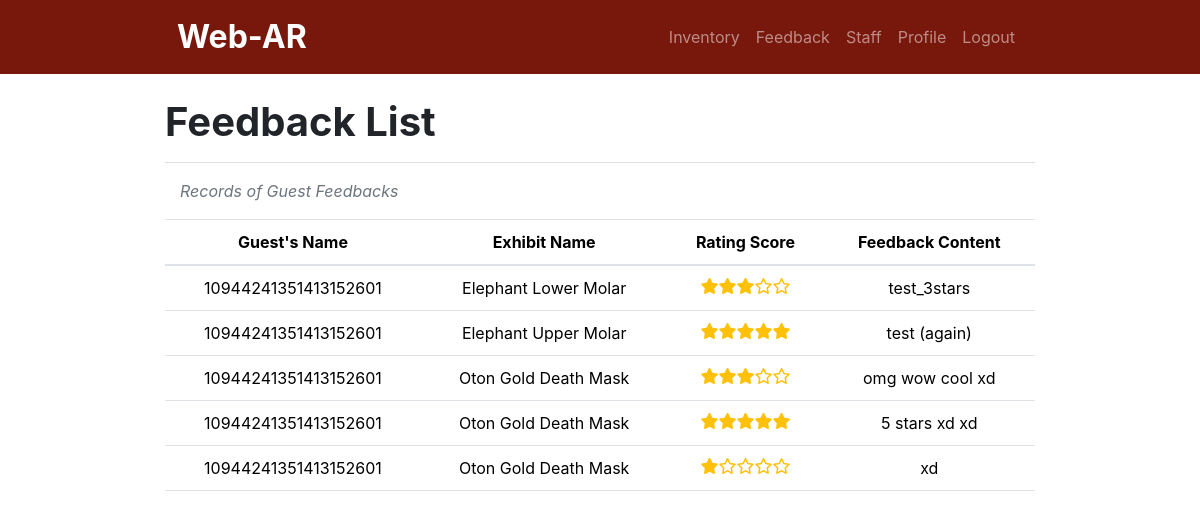
The app's page /inventory/feedback.php (signed in), older data.
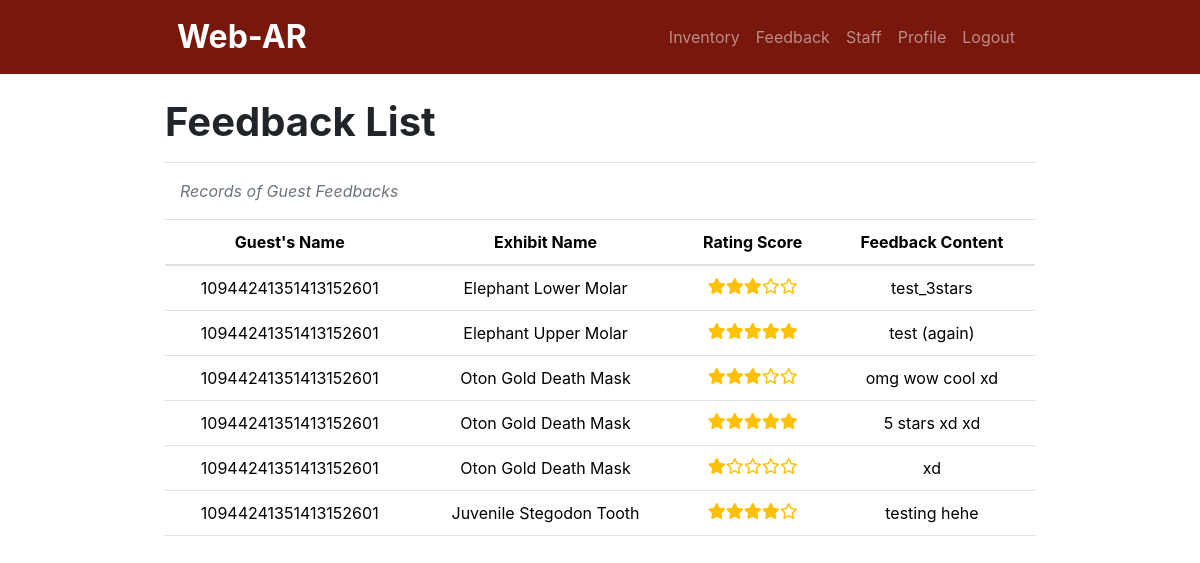
The same page, newer data.
### tables this page shows
CREATE TABLE `feedback` (
  `feedbackID` int(11) NOT NULL,
  `guestID` int(11) NOT NULL,
  `exhibitID` int(11) NOT NULL,
  `ratingScore` tinyint(1) NOT NULL,
  `feedbackTitle` text NOT NULL,
  `feedbackContent` text NOT NULL,
  `feedbackDate` date NOT NULL
);

CREATE TABLE `guest` (
  `guestID` int(11) NOT NULL,
  `guestGoogleID` varchar(20) NOT NULL,
  `guestGoogleEmail` text NOT NULL
);

CREATE TABLE `exhibit` (
  `exhibitID` int(11) NOT NULL,
  `exhibitCode` varchar(20) NOT NULL,
  `exhibitName` text NOT NULL,
  `exhibitInformation` longtext NOT NULL,
  `exhibitModel` longtext NOT NULL,
  `isActive` tinyint(1) NOT NULL DEFAULT 1 COMMENT '1 - active'
);

### inventory/feedback.php (the view, shortened to what this page needs)
<?php
    include '../header.php';
    include 'navbar.php';
    include '../db_connect.php';
?>
<div class="container w-75">
    <h1 class="text-start fw-bold mt-4">Feedback List</h1>
    <hr style="height:1px;border-width:0;color:gray;background-color:gray">
    <div class="container d-flex justify-content-between align-items-center">
        <p class="text-muted fst-italic">Records of Guest Feedbacks</p>
    </div>
    <div class="table-responsive">
        <table class="table table-hover">
            <thead class="text-center">
                <tr>
                    <th scope="col">Guest's Name</th>
                    <th scope="col">Exhibit Name</th>
                    <th scope="col">Rating Score</th>
                    <th scope="col">Feedback Content</th>
                </tr>
            </thead>
            <tbody>
                <?php
                $q = "SELECT feedback.*, guest.guestGoogleID, exhibit.exhibitName
                    FROM feedback
                    LEFT JOIN exhibit ON feedback.exhibitID = exhibit.exhibitID
                    LEFT JOIN guest ON feedback.guestID = guest.guestID";
                $r = mysqli_query($conn, $q);
                while ($row = mysqli_fetch_assoc($r)) {
                    $guestGoogleID        = $row['guestGoogleID'];
                    $exhibitName          = $row['exhibitName'];
                    $guestRating          = $row['ratingScore'];
                    $guestFeedback        = $row['feedbackContent'];
                    ?>
                    <tr>
                        <td class="text-center"> <?php echo $guestGoogleID;?></td>
                        <td class= "text-center"><?php echo $exhibitName; ?></td>
                        <td class="text-center">
                            <?php
                            for ($i = 1; $i <= 5; $i++) {
                                if ($i <= $guestRating) {
                                    echo '<i class="fa-solid fa-star text-warning"></i>';
                                } else {
                                    echo '<i class="fa-regular fa-star text-warning"></i>';
                                }
                            }
                            ?>
                        </td>
                        <td class="text-center"><?php echo $guestFeedback; ?></td>
                    </tr>
                <?php
                }
                ?>
            </tbody>
        </table>
    </div>
</div>

Row changes from the older to the newer data that the page shows:
added feedback: guestID.guestGoogleID "10944241351413152601", exhibitID.exhibitName "Juvenile Stegodon Tooth", ratingScore 4 (drawn), feedbackContent "testing hehe"
